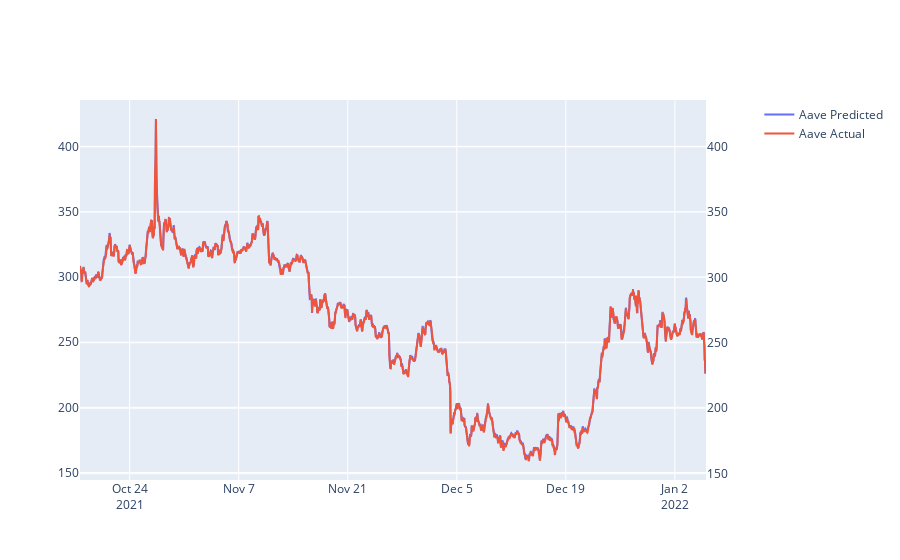

Notebook code cell kept with this figure:
### Code cell
fig = make_subplots(specs=[[{"secondary_y": True}]])
fig.add_trace(go.Scatter(x=df_test.index, y=pred_prices,
                    mode='lines',
                    name='Aave Predicted'),
                    secondary_y=False)
fig.add_trace(go.Scatter(x=df_test.index, y=df_test.aavePriceUSD,
                    mode='lines',
                    name='Aave Actual'),
                    secondary_y=True)

### Figure 1 — Plotly figure (JSON) as saved in the notebook; plotly's stock layout.template omitted (floating-point values rounded to 4 significant figures; data arrays with more than 128 entries replaced by an {"elided": "..."} marker saying what was removed)
{"data": [{"mode": "lines", "name": "Aave Predicted", "type": "scatter", "x": {"elided": "1930 str values"}, "xaxis": "x", "y": {"elided": "1929 float values"}, "yaxis": "y"}, {"mode": "lines", "name": "Aave Actual", "type": "scatter", "x": {"elided": "1930 str values"}, "xaxis": "x", "y": {"elided": "1930 float values"}, "yaxis": "y2"}], "layout": {"xaxis": {"anchor": "y", "domain": [0, 0.94]}, "yaxis": {"anchor": "x", "domain": [0, 1]}, "yaxis2": {"anchor": "x", "overlaying": "y", "side": "right"}}}
